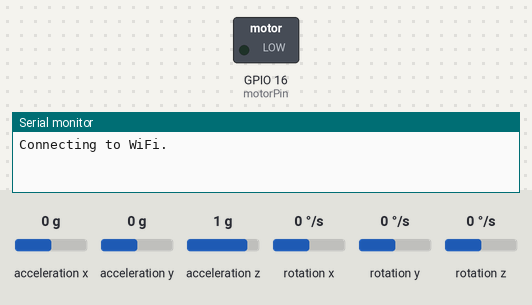
The sketch below on a simulated ESP8266 (NodeMCU). Shown: switched loads named in the sketch (green lamp = pin HIGH), the last lines printed to the serial monitor. Wiring (inferred from the names in the program): MPU-6050 motion sensor at I2C address 0x68; MPU-6050 motion sensor at I2C address 0x69. Inputs (shaded band) come from the test bench; at power-on: acceleration x 0 g, acceleration y 0 g, acceleration z 1 g, rotation x 0 °/s, rotation y 0 °/s, rotation z 0 °/s. WiFi joins after 1.5 s; servers stay silent unless stated.

Above: at 0.1 s.
At 11.6 s:
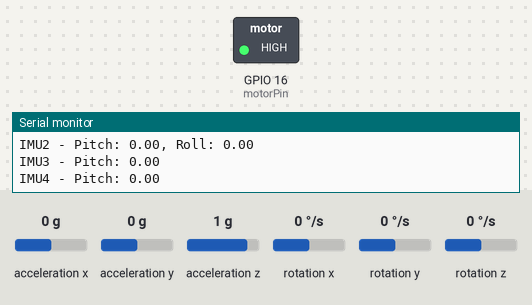
Timing chart, 0 to 14.0 s (numbered marks = the images above):
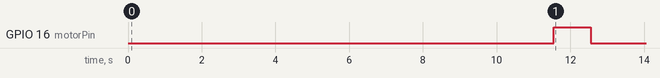

Measured:
- by itself, GPIO 16 (motorPin): LOW → HIGH at 11.5 s, → LOW 1.0 s later

The sketch:

esp1.ino
```cpp
// ESP 1 BLACK
#include <Wire.h>
#include <ESP8266WiFi.h>
#include <FirebaseESP8266.h>
#include <espnow.h>
#include <math.h>

// WiFi credentials
#define WIFI_SSID "ayat"
#define WIFI_PASSWORD "ayat1234"

// Firebase credentials
FirebaseConfig config;
FirebaseAuth auth;
FirebaseData firebaseData;

// IMU addresses for ESP1
const int IMU1 = 0x69;
const int IMU2 = 0x68;

// Motor control
const int motorPin = 16; // GPIO16 (D0) to transistor base
const int motorDuration = 1000; // Motor vibration duration in milliseconds
int bad_shoulder=0;
int bad_shoulder_count=0;
int bad_shoulder_timer=0;

int bad_back=0;
int bad_back_count=0;
int bad_back_timer=0;


// Variables for storing data
struct IMUData {
    float pitch, roll, yaw;
    float accelX, accelY, accelZ, accelMagnitude;
    float gyroX, gyroY, gyroZ;
};
IMUData imu3Data, imu4Data; // Received data from ESP2

// IMU differences thresholds with configurable tolerance
float pitchDiff12 = fabs(9.64 - 44.99);
float pitchDiff34 = fabs(76.56 - 83.33);
float rollDiff12 = fabs(7.9 - 43.33);
float tolerance = 10.0; // ± tolerance range in degrees

// Timer variables
unsigned long outOfRangeStartTime12 = 0;
unsigned long outOfRangeStartTime34 = 0;
unsigned long timerThreshold = 5000; // 5 seconds

// Counters for neck and shoulder
int neckCounter = 0;
int shoulderCounter = 0;

// IMU readings
float pitch = 0.0, roll = 0.0, yaw = 0.0;
float accelX = 0.0, accelY = 0.0, accelZ = 0.0;
float gForceX = 0.0, gForceY = 0.0, gForceZ = 0.0;

// Mode and timing variables
enum Mode { RECEIVING, SENDING };
Mode currentMode = RECEIVING;

unsigned long modeStartTime = 0;
unsigned long receivingDuration = 10000; // 10 seconds for receiving
unsigned long sendingDuration = 2000;    // 2 seconds for sending

// Callback when data is received via ESP-NOW
void onDataRecv(uint8_t* mac, uint8_t* incomingData, uint8_t len) {
    if (currentMode == RECEIVING && len == sizeof(IMUData) * 2) {
        memcpy(&imu3Data, incomingData, sizeof(IMUData));
        memcpy(&imu4Data, incomingData + sizeof(IMUData), sizeof(IMUData));
    }
}

void setup() {
    Wire.begin(4, 5); // SDA on GPIO4, SCL on GPIO5
    Serial.begin(115200);

    pinMode(motorPin, OUTPUT); // Set motorPin as output
    digitalWrite(motorPin, LOW); // Ensure motor is off initially

    // Initialize WiFi
    WiFi.begin(WIFI_SSID, WIFI_PASSWORD);
    Serial.print("Connecting to WiFi");
    while (WiFi.status() != WL_CONNECTED) {
        Serial.print(".");
        delay(500);
    }
    Serial.println("\nConnected to WiFi!");

    // Configure Firebase
    config.host = "https://assisstive-f3b65-default-rtdb.firebaseio.com/";
    config.signer.tokens.legacy_token = "axJ7iyKwEALkklbo6l5ckdWGLt0k7UeJkfw5lHZO";
    Firebase.begin(&config, &auth);

    // Initialize ESP-NOW
    WiFi.mode(WIFI_STA);
    if (esp_now_init() != 0) {
        Serial.println("ESP-NOW Initialization Failed");
        return;
    }
    esp_now_set_self_role(ESP_NOW_ROLE_COMBO);
    esp_now_register_recv_cb(onDataRecv);

    // Initialize IMUs
    InitializeMPU(IMU1);
    InitializeMPU(IMU2);

    // Set initial mode
    modeStartTime = millis();
}

void loop() {
    unsigned long currentMillis = millis();

    if(bad_shoulder){
      bad_shoulder_timer++;
      if(bad_shoulder_timer==5){
        shoulderCounter++;
        VibrateMotor(1);
        Serial.println("Motor vibrated");
      }
    }

    if(bad_shoulder==0){
        bad_shoulder_timer=0;
        Serial.println("Shoulder alligned ");
        Serial.println("shoulder count:");
        Serial.println(shoulderCounter);
      }

if(bad_back){
      bad_back_timer++;
      if(bad_back_timer==5){
        neckCounter++;
        VibrateMotor(1);
        Serial.println("Motor vibrated");
      }
    }

    if(bad_back==0){
        bad_back_timer=0;
        Serial.println("back alligned ");
        Serial.println("back count:");
        Serial.println(neckCounter);
      }

    // Switch between receiving and sending modes based on elapsed time
    if (currentMode == RECEIVING && currentMillis - modeStartTime >= receivingDuration) {
        currentMode = SENDING;
        modeStartTime = currentMillis;
        Serial.println("Switching to SENDING mode");
    } else if (currentMode == SENDING && currentMillis - modeStartTime >= sendingDuration) {
        currentMode = RECEIVING;
        modeStartTime = currentMillis;
        Serial.println("Switching to RECEIVING mode");
    }

    if (currentMode == RECEIVING) {
        // Perform receiving tasks
        ReadAndCheckIMUs();
    } else if (currentMode == SENDING) {
        // Perform sending tasks
        IncrementFirebaseCounter("/neckCounter", neckCounter);
        IncrementFirebaseCounter("/shoulderCounter", shoulderCounter);
    }
}

void InitializeMPU(int address) {
    Wire.beginTransmission(address);
    Wire.write(0x6B); // Power management register
    Wire.write(0x00); // Wake up the MPU6050
    Wire.endTransmission();
}

void ReadAndCheckIMUs() {
    ReadIMU(IMU1);
    float pitch1 = pitch;
    float roll1 = roll;

    ReadIMU(IMU2);
    float pitch2 = pitch;
    float roll2 = roll;

    float diffPitch12 = fabs(pitch1 - pitch2);
    float diffRoll12 = fabs(roll1 - roll2);

    Serial.print("IMU1 - Pitch: "); Serial.print(pitch1); Serial.print(", Roll: "); Serial.println(roll1);
    Serial.print("IMU2 - Pitch: "); Serial.print(pitch2); Serial.print(", Roll: "); Serial.println(roll2);

    float diffPitch34 = fabs(imu3Data.pitch - imu4Data.pitch);
    Serial.print("IMU3 - Pitch: "); Serial.println(imu3Data.pitch);
    Serial.print("IMU4 - Pitch: "); Serial.println(imu4Data.pitch);

    if (CheckOutOfRange(diffPitch12, pitchDiff12) || CheckOutOfRange(diffRoll12, rollDiff12)) {
        //HandleOutOfRange(outOfRangeStartTime12, shoulderCounter, 1);
        bad_shoulder=1;
    }
    else{
      bad_shoulder=0;
    }

    if (CheckOutOfRange(diffPitch34, pitchDiff34)) {
        // HandleOutOfRange(outOfRangeStartTime34, neckCounter, 2);
     bad_back=1;
    }
    else{
      bad_back=0;
    }
}

bool CheckOutOfRange(float value, float target) {
    return (value < target - tolerance || value > target + tolerance);
}

void HandleOutOfRange(unsigned long &startTime, int &counter, int vibrationCount) {
    if (startTime == 0) {
        startTime = millis();
    } else if (millis() - startTime > timerThreshold) {
        VibrateMotor(vibrationCount);
        counter++;
        startTime = 0; // Reset the timer after action
    }
}

void ReadIMU(int address) {
    Wire.beginTransmission(address);
    Wire.write(0x3B);
    Wire.endTransmission();
    Wire.requestFrom(address, 14);

    accelX = Wire.read() << 8 | Wire.read();
    accelY = Wire.read() << 8 | Wire.read();
    accelZ = Wire.read() << 8 | Wire.read();
    Wire.read(); // Skip temperature

    gForceX = accelX / 16384.0;
    gForceY = accelY / 16384.0;
    gForceZ = accelZ / 16384.0;

    pitch = atan2(gForceY, sqrt(gForceX * gForceX + gForceZ * gForceZ)) * 180 / M_PI;
    roll = atan2(gForceX, sqrt(gForceY * gForceY + gForceZ * gForceZ)) * 180 / M_PI;

    delay(1000); // Read once per second
}

void IncrementFirebaseCounter(const char* counterPath, int counterValue) {
    if (Firebase.setInt(firebaseData, counterPath, counterValue)) {
        Serial.print(counterPath);
        Serial.print(" updated to: ");
        Serial.println(counterValue);
    } else {
        Serial.print("Failed to update ");
        Serial.println(counterPath);
        Serial.println(firebaseData.errorReason());
    }
}

void VibrateMotor(int count) {
    for (int i = 0; i < count; i++) {
        digitalWrite(motorPin, HIGH);
        delay(motorDuration);
        digitalWrite(motorPin, LOW);
        delay(100); // Pause between vibrations
    }
    Serial.println("Motor vibrated");
}
```
